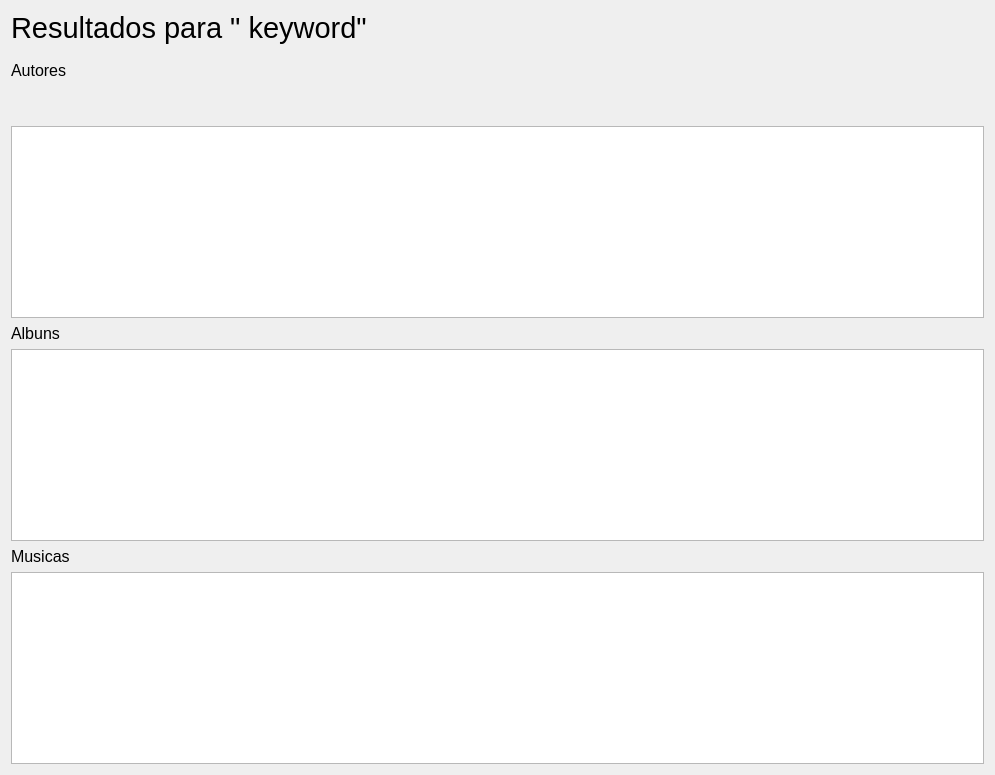
      <widget class="QWidget" name="page_search">
       <layout class="QGridLayout" name="gridLayout_12">
        <item row="0" column="1">
         <spacer name="horizontalSpacer_6">
          <property name="orientation">
           <enum>Qt::Horizontal</enum>
          </property>
          <property name="sizeHint" stdset="0">
           <size>
            <width>611</width>
            <height>20</height>
           </size>
          </property>
         </spacer>
        </item>
        <item row="0" column="0">
         <widget class="QLabel" name="page_search_label_main">
          <property name="font">
           <font>
            <pointsize>22</pointsize>
            <weight>50</weight>
            <bold>false</bold>
           </font>
          </property>
          <property name="text">
           <string>Resultados para &quot; keyword&quot;</string>
          </property>
         </widget>
        </item>
        <item row="8" column="0">
         <widget class="QLabel" name="page_search_label_musics">
          <property name="font">
           <font>
            <pointsize>12</pointsize>
           </font>
          </property>
          <property name="text">
           <string>Musicas</string>
          </property>
         </widget>
        </item>
        <item row="6" column="0">
         <widget class="QLabel" name="page_search_label_albuns">
          <property name="font">
           <font>
            <pointsize>12</pointsize>
           </font>
          </property>
          <property name="text">
           <string>Albuns</string>
          </property>
         </widget>
        </item>
        <item row="3" column="0">
         <spacer name="verticalSpacer_9">
          <property name="orientation">
           <enum>Qt::Vertical</enum>
          </property>
          <property name="sizeHint" stdset="0">
           <size>
            <width>20</width>
            <height>40</height>
           </size>
          </property>
         </spacer>
        </item>
        <item row="2" column="0">
         <widget class="QLabel" name="page_search_label_artists">
          <property name="font">
           <font>
            <pointsize>12</pointsize>
           </font>
          </property>
          <property name="text">
           <string>Autores</string>
          </property>
         </widget>
        </item>
        <item row="1" column="0">
         <spacer name="verticalSpacer_13">
          <property name="orientation">
           <enum>Qt::Vertical</enum>
          </property>
          <property name="sizeType">
           <enum>QSizePolicy::Fixed</enum>
          </property>
          <property name="sizeHint" stdset="0">
           <size>
            <width>20</width>
            <height>10</height>
           </size>
          </property>
         </spacer>
        </item>
        <item row="5" column="0" colspan="2">
         <widget class="QTableWidget" name="page_search_tableWidget_artists"/>
        </item>
        <item row="7" column="0" colspan="2">
         <widget class="QTableWidget" name="page_search_tableWidget_albuns"/>
        </item>
        <item row="9" column="0" colspan="2">
         <widget class="QTableWidget" name="page_search_tableWidget_musics"/>
        </item>
       </layout>
      </widget>
